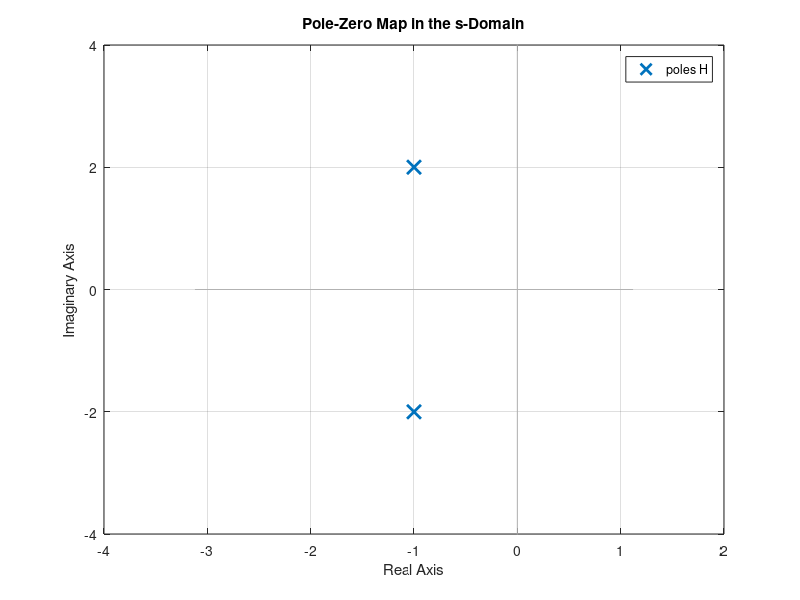

This chart was generated by the following MATLAB code:
%% Transfer Function

clear; clc;
close all;

num = [1];
den = [1 2 5];

H = tf(num,den);

disp('Transfer Function H(s) =')
H

disp('Poles =')
pole(H)

disp('Zeros =')
zero(H)

figure;
pzmap(H);
grid on;
title('Pole-Zero Map in the s-Domain');

xlim([-4 2]);
ylim([-4 4]);
